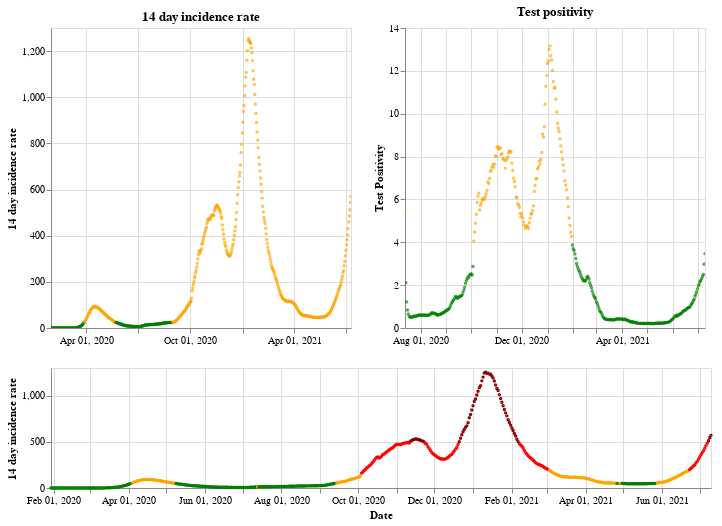

This figure's notebook cell:
### Markdown cell above
## England

### Code cell
plot_traffic_light('England')

### Figure 1 — Vega-Lite specification as saved in the notebook (floating-point values rounded to 4 significant figures; data arrays with more than 128 entries replaced by an {"elided": "..."} marker saying what was removed)
{"config": {"view": {"continuousWidth": 400, "continuousHeight": 300}}, "vconcat": [{"hconcat": [{"mark": {"type": "point", "size": 2}, "encoding": {"color": {"condition": {"value": "green", "test": "(datum.twoWeeklyCasesRate <= 25)"}, "value": "orange"}, "tooltip": [{"type": "nominal", "field": "areaName"}, {"type": "temporal", "field": "date"}, {"type": "quantitative", "field": "twoWeeklyCasesRate"}, {"type": "quantitative", "field": "testPositivity"}], "x": {"type": "temporal", "axis": {"title": ""}, "field": "date", "scale": {"domain": {"selection": "DateBrush"}}, "timeUnit": "yearmonthdate"}, "y": {"type": "quantitative", "axis": {"title": "14 day incidence rate"}, "field": "twoWeeklyCasesRate"}}, "title": "14 day incidence rate", "width": 300}, {"mark": {"type": "point", "size": 2}, "encoding": {"color": {"condition": {"value": "green", "test": "(datum.testPositivity <= 4)"}, "value": "orange"}, "tooltip": [{"type": "nominal", "field": "areaName"}, {"type": "temporal", "field": "date"}, {"type": "quantitative", "field": "twoWeeklyCasesRate"}, {"type": "quantitative", "field": "testPositivity"}], "x": {"type": "temporal", "axis": {"title": ""}, "field": "date", "scale": {"domain": {"selection": "DateBrush"}}, "timeUnit": "yearmonthdate"}, "y": {"type": "quantitative", "axis": {"title": "Test Positivity"}, "field": "testPositivity"}}, "title": "Test positivity", "width": 300}]}, {"layer": [{"mark": {"type": "point", "size": 2}, "encoding": {"color": {"condition": {"value": "orange", "test": "(((datum.testPositivity < 4) && (datum.twoWeeklyCasesRate >= 50)) && (datum.twoWeeklyCasesRate < 200))"}, "value": "red"}, "opacity": {"condition": {"value": 1, "test": "((datum.twoWeeklyCasesRate >= 50) && (datum.twoWeeklyCasesRate < 500))"}, "value": 0}, "tooltip": [{"type": "nominal", "field": "areaName"}, {"type": "temporal", "field": "date"}, {"type": "quantitative", "field": "twoWeeklyCasesRate"}, {"type": "quantitative", "field": "testPositivity"}], "x": {"type": "temporal", "axis": {"title": "Date"}, "field": "date", "timeUnit": "yearmonthdate"}, "y": {"type": "quantitative", "axis": {"title": "14 day incidence rate"}, "field": "twoWeeklyCasesRate"}}, "selection": {"DateBrush": {"type": "interval", "encodings": ["x"], "fields": ["Time"]}}}, {"mark": {"type": "point", "size": 2}, "encoding": {"color": {"value": "darkred"}, "opacity": {"condition": {"value": 1, "test": "(datum.twoWeeklyCasesRate >= 500)"}, "value": 0}, "tooltip": [{"type": "nominal", "field": "areaName"}, {"type": "temporal", "field": "date"}, {"type": "quantitative", "field": "twoWeeklyCasesRate"}, {"type": "quantitative", "field": "testPositivity"}], "x": {"type": "temporal", "axis": {"title": "Date"}, "field": "date", "timeUnit": "yearmonthdate"}, "y": {"type": "quantitative", "axis": {"title": "14 day incidence rate"}, "field": "twoWeeklyCasesRate"}}}, {"mark": {"type": "point", "size": 2}, "encoding": {"color": {"condition": {"value": "green", "test": "((datum.testPositivity < 4) && (datum.twoWeeklyCasesRate < 50))"}, "value": "orange"}, "opacity": {"condition": {"value": 1, "test": "(datum.twoWeeklyCasesRate < 50)"}, "value": 0}, "tooltip": [{"type": "nominal", "field": "areaName"}, {"type": "temporal", "field": "date"}, {"type": "quantitative", "field": "twoWeeklyCasesRate"}, {"type": "quantitative", "field": "testPositivity"}], "x": {"type": "temporal", "axis": {"title": "Date"}, "field": "date", "timeUnit": "yearmonthdate"}, "y": {"type": "quantitative", "axis": {"title": "14 day incidence rate"}, "field": "twoWeeklyCasesRate"}}}], "height": 120, "width": 660}], "data": {"name": "data-89ae959e5473d432424c9d75b1f044f3"}, "$schema": "https://vega.github.io/schema/vega-lite/v4.8.1.json", "datasets": {"data-89ae959e5473d432424c9d75b1f044f3": {"elided": "528 records"}}}
